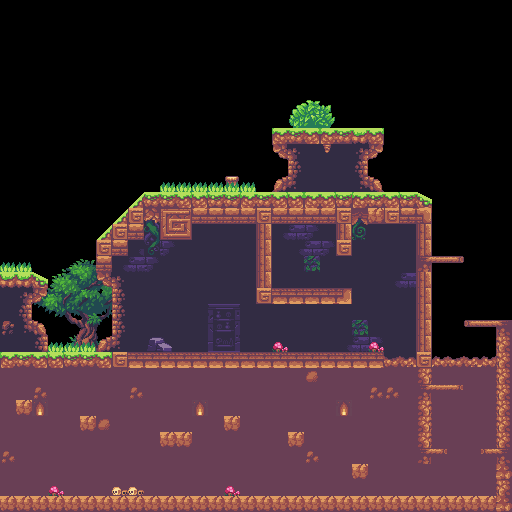

A 2D game scene composited from a Tiled map and its tileset images. What follows is a short description and the map's XML, with each tile layer's data collapsed to a summary:
An orthogonal 32x32 tile map with 16x16 px tiles, 4 tile layers (backgroundLayer2, backgroundLayer, collisionLayer, foregroundLayer), 2 tilesets and 10 objects (8x pickUp, player, powerUp).

<map version="1.0" tiledversion="1.1.6" orientation="orthogonal" renderorder="right-down" width="32" height="32" tilewidth="16" tileheight="16" infinite="0" nextobjectid="14">
 <tileset firstgid="1" name="landscape-tileset" tilewidth="16" tileheight="16" tilecount="165" columns="15">
  <image source="landscape-tileset.png" width="240" height="176" />
 </tileset>
 <tileset firstgid="166" name="props-tileset" tilewidth="16" tileheight="16" tilecount="120" columns="6">
  <image source="props-tileset.png" width="96" height="320" />
 </tileset>
 <layer name="backgroundLayer2" width="32" height="32">
  <data>[1024 cells, 41 non-empty, 37 distinct tile ids]</data>
 </layer>
 <layer name="backgroundLayer" width="32" height="32">
  <data>[1024 cells, 463 non-empty, 39 distinct tile ids]</data>
 </layer>
 <layer name="collisionLayer" width="32" height="32">
  <data>[1024 cells, 167 non-empty, 33 distinct tile ids]</data>
 </layer>
 <objectgroup name="objectLayer">
  <object id="1" name="playerSpawn" type="player" x="16" y="270">
   <point />
  </object>
  <object id="2" name="doubleJump" type="powerUp" x="32.3333" y="479">
   <point />
  </object>
  <object id="5" name="jewel" type="pickUp" gid="52" x="160" y="416" width="16" height="16" />
  <object id="6" name="jewel" type="pickUp" gid="52" x="192" y="288" width="16" height="16" />
  <object id="7" name="jewel" type="pickUp" gid="52" x="288" y="256" width="16" height="16" />
  <object id="8" name="jewel" type="pickUp" gid="52" x="384" y="256" width="16" height="16" />
  <object id="9" name="jewel" type="pickUp" gid="52" x="224" y="176" width="16" height="16" />
  <object id="10" name="jewel" type="pickUp" gid="52" x="480" y="304" width="16" height="16" />
  <object id="11" name="jewel" type="pickUp" gid="52" x="352" y="464" width="16" height="16" />
  <object id="12" name="jewel" type="pickUp" gid="52" x="16" y="400" width="16" height="16" />
 </objectgroup>
 <layer name="foregroundLayer" width="32" height="32">
  <data>[1024 cells, 25 non-empty, 11 distinct tile ids]</data>
 </layer>
</map>
